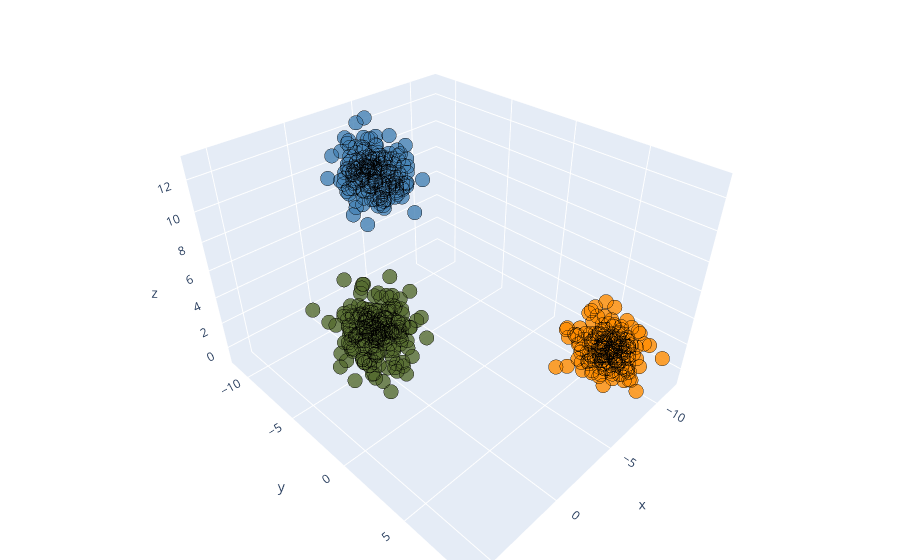

Notebook cell for this chart:
### Code cell
iplot(fig)

### Figure 1 — Plotly figure (JSON) as saved in the notebook; plotly's stock layout.template omitted (floating-point values rounded to 4 significant figures; data arrays with more than 128 entries replaced by an {"elided": "..."} marker saying what was removed)
{"data": [{"marker": {"color": {"elided": "600 str values"}, "colorscale": [[0, "#440154"], [0.1111, "#482878"], [0.2222, "#3e4989"], [0.3333, "#31688e"], [0.4444, "#26828e"], [0.5556, "#1f9e89"], [0.6667, "#35b779"], [0.7778, "#6ece58"], [0.8889, "#b5de2b"], [1, "#fde725"]], "line": {"color": "black", "width": 1}, "opacity": 0.8, "size": 5}, "mode": "markers", "type": "scatter3d", "x": {"elided": "600 float values"}, "y": {"elided": "600 float values"}, "z": {"elided": "600 float values"}}], "layout": {"autosize": true, "margin": {"b": 0, "l": 0, "r": 0, "t": 0}, "scene": {"aspectmode": "auto", "aspectratio": {"x": 1.036, "y": 1.194, "z": 0.8084}}}}
